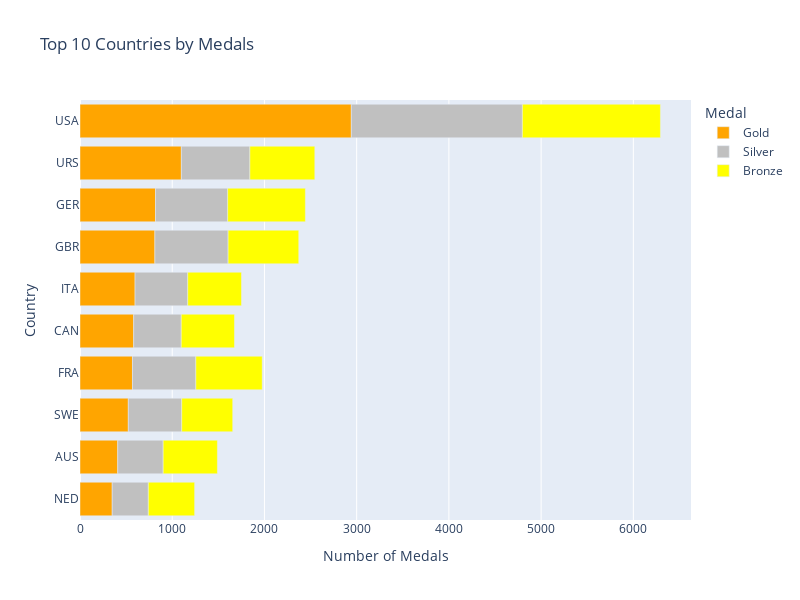

The notebook cell saved with this chart:
### Markdown cell above
Top 10 Country distribution with medals

### Code cell
medals_only = Olympic_Athlete_Event_Results[Olympic_Athlete_Event_Results['medal'].isin(['Gold', 'Silver', 'Bronze'])]

country_medal_distribution = medals_only.groupby(['country_noc', 'medal']).size().reset_index(name='Count')

top_countries = country_medal_distribution.groupby('country_noc')['Count'].sum().nlargest(10).index
top_country_medal_distribution = country_medal_distribution[country_medal_distribution['country_noc'].isin(top_countries)]
top_country_medal_distribution = top_country_medal_distribution.sort_values(by='Count', ascending=True)

fig = px.bar(top_country_medal_distribution, x='Count', y='country_noc', color = 'medal',
             labels={'country_noc':'Country', 'Count':'Number of Medals'}, title='Top 10 Countries by Medals',
             orientation='h', color_discrete_sequence=custom_colors)

fig.update_layout(
    legend_title_text = 'Medal',
    width=800,
    height=600,
    font=dict(size=12)
)

fig.show()

### Figure 1 — Plotly figure (JSON) as saved in the notebook; plotly's stock layout.template omitted (floating-point values rounded to 4 significant figures)
{"data": [{"alignmentgroup": "True", "hovertemplate": "medal=Gold<br>Number of Medals=%{x}<br>Country=%{y}<extra></extra>", "legendgroup": "Gold", "marker": {"color": "#FFA500", "pattern": {"shape": ""}}, "name": "Gold", "offsetgroup": "Gold", "orientation": "h", "showlegend": true, "textposition": "auto", "x": [349, 409, 524, 569, 582, 597, 812, 819, 1099, 2942], "xaxis": "x", "y": ["NED", "AUS", "SWE", "FRA", "CAN", "ITA", "GBR", "GER", "URS", "USA"], "yaxis": "y", "type": "bar"}, {"alignmentgroup": "True", "hovertemplate": "medal=Silver<br>Number of Medals=%{x}<br>Country=%{y}<extra></extra>", "legendgroup": "Silver", "marker": {"color": "#C0C0C0", "pattern": {"shape": ""}}, "name": "Silver", "offsetgroup": "Silver", "orientation": "h", "showlegend": true, "textposition": "auto", "x": [392, 493, 516, 571, 579, 687, 743, 782, 794, 1855], "xaxis": "x", "y": ["NED", "AUS", "CAN", "ITA", "SWE", "FRA", "URS", "GER", "GBR", "USA"], "yaxis": "y", "type": "bar"}, {"alignmentgroup": "True", "hovertemplate": "medal=Bronze<br>Number of Medals=%{x}<br>Country=%{y}<extra></extra>", "legendgroup": "Bronze", "marker": {"color": "#FFFF00", "pattern": {"shape": ""}}, "name": "Bronze", "offsetgroup": "Bronze", "orientation": "h", "showlegend": true, "textposition": "auto", "x": [502, 553, 577, 583, 588, 704, 720, 766, 843, 1497], "xaxis": "x", "y": ["NED", "SWE", "CAN", "ITA", "AUS", "URS", "FRA", "GBR", "GER", "USA"], "yaxis": "y", "type": "bar"}], "layout": {"xaxis": {"anchor": "y", "domain": [0.0, 1.0], "title": {"text": "Number of Medals"}}, "yaxis": {"anchor": "x", "domain": [0.0, 1.0], "title": {"text": "Country"}}, "legend": {"title": {"text": "Medal"}, "tracegroupgap": 0}, "title": {"text": "Top 10 Countries by Medals"}, "barmode": "relative", "font": {"size": 12}, "width": 800, "height": 600}}
